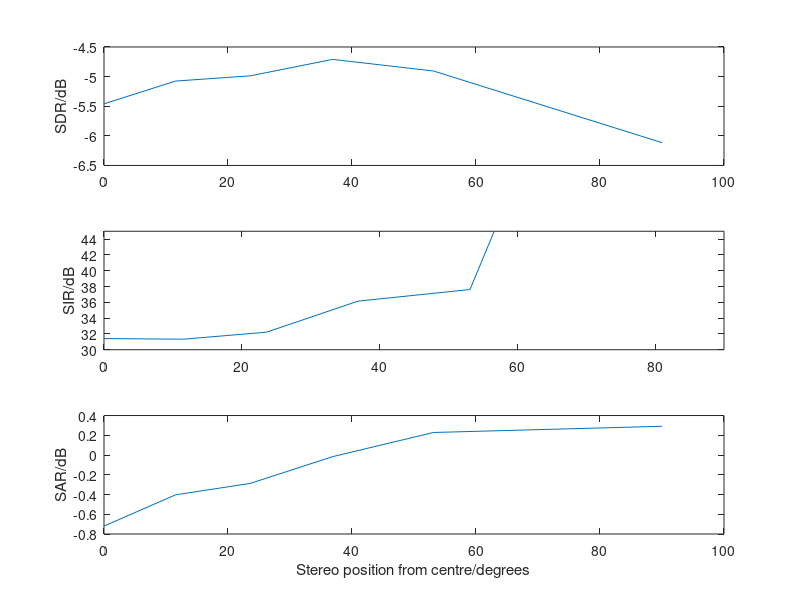

MATLAB code to generate this figure:
stereo = [0, 0.2, 0.4, 0.6, 0.8, 1];
stereo = 360*asin(sqrt((1+stereo)/2))/pi - 90;
%sinSDR = [-19.3531, -19.3625, -19.4449, -3.45547, -2.68074, -3.29317];
%sinSIR = [5.21472, 5.28647, 5.49725, 27.5853, 24.0712, 25.7475];
%sinSAR = [-9.36108, -9.35276, -9.3573, -3.16943, -2.34064, -3.00836];
SDR = [-5.45978, -5.07527, -4.98738, -4.70931, -4.90512, -6.11516];
SDREr = [10.2959, 10.3967, 10.6855, 10.9995, 11.8473, 16.0631];
SIR = [31.4143, 31.3354, 32.219, 36.1511, 37.6237, 115.114];
SIREr = [22.1892, 22.2345, 22.8461, 24.0492, 25.8629, 255.13];
SAR = [-0.719761, -0.403282, -0.287791, -0.0166364, 0.228215, 0.29122];
SAREr = [5.41102, 5.37988, 5.56264, 5.64512, 5.52657, 5.39498];


figure
subplot(3, 1, 1)
%plot(stereo, sinSDR)
%errorbar(stereo, SDR, SDREr)
plot(stereo, SDR)
ylabel('SDR/dB')
%title('Separation performance against stereo separation of individual sounds')

subplot(3, 1, 2)
%plot(stereo, sinSIR)
%errorbar(stereo, SIR, SIREr)
plot(stereo, SIR)
%ylim([30, 45])
%xlim([0, 1])
ylim([30, 45])
xlim([0 90])
ylabel('SIR/dB')

subplot(3, 1, 3)
%plot(stereo, sinSAR)
%errorbar(stereo, SAR, SAREr)
plot(stereo, SAR)
ylabel('SAR/dB')
xlabel('Stereo position from centre/degrees')